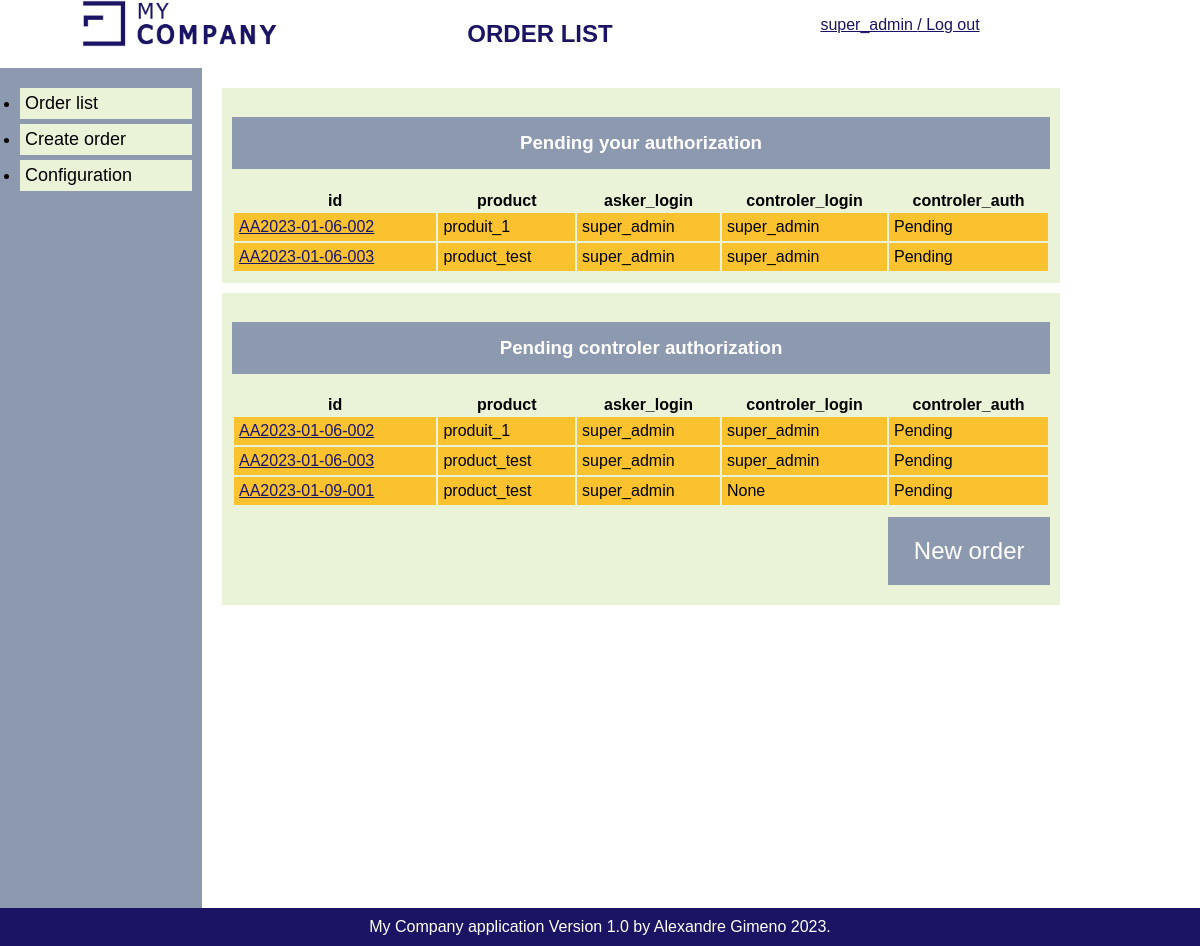
Page /order/ (signed in) on the earlier database version.
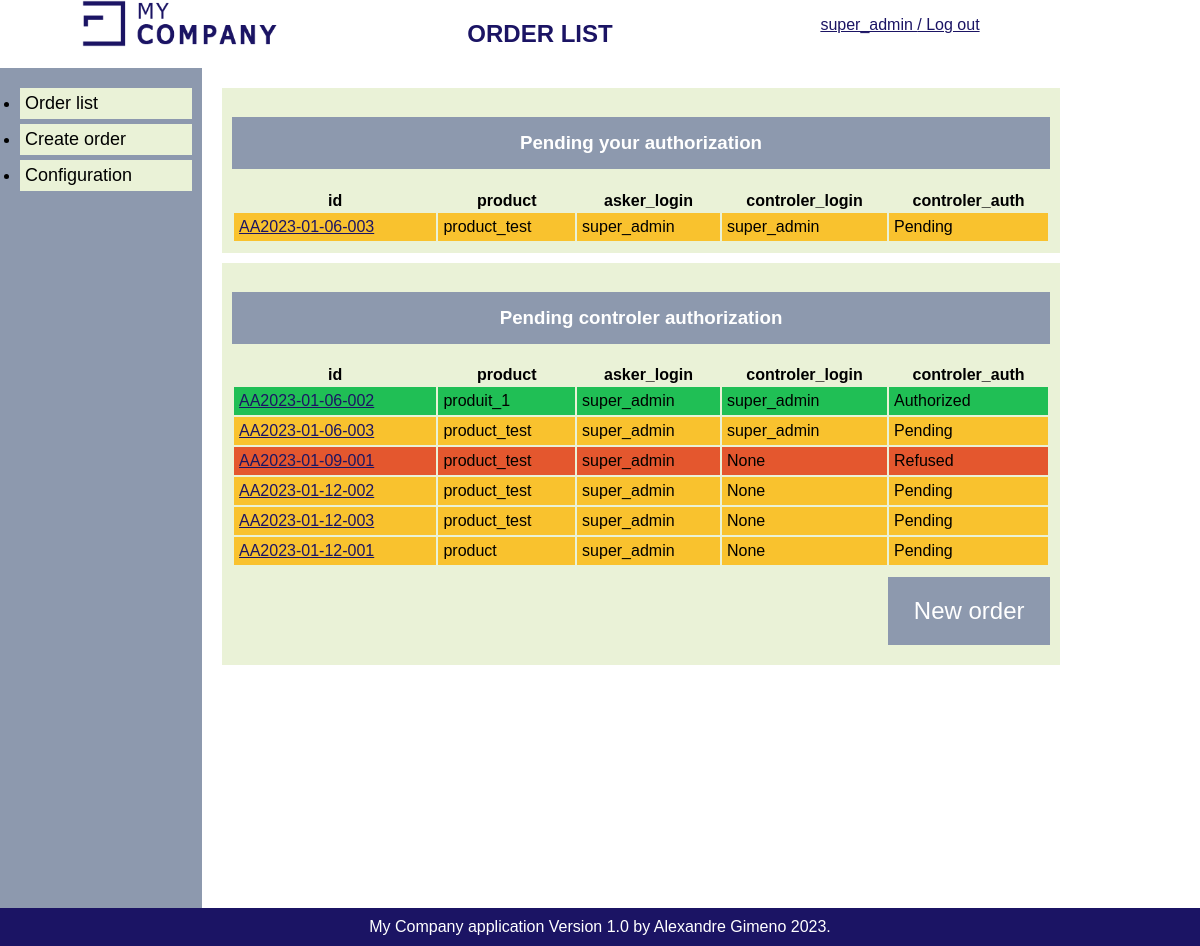
Same page on the later database version.
### purchases_auth/models.py (models this page shows, shortened)
class Order(models.Model):
    class auth_status(models.TextChoices):
        AUTHORIZED = 'Authorized'
        REFUSED = 'Refused'
        PENDING = 'Pending'
    order_id = models.fields.CharField(max_length=17, unique=True)
    date = models.fields.DateField(auto_now=True)
    asker_login = models.ForeignKey(settings.AUTH_USER_MODEL, on_delete=models.CASCADE)
    purchase_type = models.ForeignKey(Purchase_type, on_delete=models.CASCADE)
    branch = models.ForeignKey(Branch, on_delete=models.CASCADE)
    process = models.ForeignKey(Process, on_delete=models.CASCADE)
    payment_method = models.ForeignKey(Payment_method, on_delete=models.CASCADE)
    product = models.fields.CharField(max_length=17)
    price = models.fields.IntegerField()
    asker_comment = models.fields.TextField(max_length = 100, blank=True)
    vendor = models.fields.CharField(max_length=17)
    unit_price = models.fields.IntegerField(blank=True)
    delivery_date = models.fields.DateField()
    controler_login = models.ForeignKey(User, null=True, on_delete=models.CASCADE, related_name='order_controler')
    controler_auth = models.fields.CharField(choices=auth_status.choices, default=auth_status.PENDING, max_length=10)
    controler_comment = models.fields.TextField(max_length = 100, blank=True)

### authentication/models.py (models this page shows)
class User(AbstractUser):
    def __str__(self):
        return f'{self.username}'

### purchases_auth/views.py (the view)
# urls.py: path('order/', views.order_list, name='order-list'),
@login_required
def order_list(request):
    asker_order =Order.objects.filter(asker_login=request.user.id)
    controler_order =Order.objects.filter(controler_login=request.user.id, controler_auth="Pending")
    return render(request,
    'purchases_auth/order.html',
    {'asker_order': asker_order, 'controler_order': controler_order})

### purchases_auth/templates/purchases_auth/order.html (shortened to what this page needs)
{% extends 'base.html' %}
{% block title %}ORDER LIST{% endblock %}
{% block content %}
<div class="orders-list">
    <div>
        <div class="box">
            <h3>Pending your authorization</h3>
            <table>
                <thead>
                    {% if controler_order %}
                    <tr>
                        <th>id</th>
                        <th>product</th>
                        <th>asker_login</th>
                        <th>controler_login</th>
                        <th>controler_auth</th>
                    </tr>
                    {% endif %}
                </thead>
                <tbody>
                    {% for controler_order in controler_order %}
                    <tr value="{{ controler_order.controler_auth }}">
                        <td><a href="{% url 'order-detail' controler_order.id %}">{{ controler_order.order_id }}</td>
                        <td>{{ controler_order.product }}</td>
                        <td>{{ controler_order.asker_login }}</td>
                        <td>{{ controler_order.controler_login }}</td>
                        <td>{{ controler_order.controler_auth }}</td>
                    </tr>
                    {% endfor %}
                </tbody>
            </table>
        </div>
        <div class="box">
            <h3>Pending controler authorization</h3>
            <table>
                <thead>
                    {% if asker_order %}
                    <tr>
                        <th>id</th>
                        <th>product</th>
                        <th>asker_login</th>
                        <th>controler_login</th>
                        <th>controler_auth</th>
                    </tr>
                    {% endif %}
                </thead>
                <tbody>
                    {% for asker_order in asker_order %}
                    <tr value="{{ asker_order.controler_auth }}">
                        <td><a href="{% url 'order-detail' asker_order.id %}">{{ asker_order.order_id }}</a></td>
                        <td>{{ asker_order.product }}</td>
                        <td>{{ asker_order.asker_login }}</td>
                        <td>{{ asker_order.controler_login }}</td>
                        <td>{{ asker_order.controler_auth }}</td>
                    </tr>
                    {% endfor %}
                </tbody>
            </table>
            <div class="box-new-btn">
                <a href="{% url 'order-create' %}"><button class="new-btn">New order</button></a></td>
            </div>
        </div>
    </div>
</div>
{% endblock %}

Differences in the rows shown:
no longer on one of the page's lists (row edited): Order: order_id "AA2023-01-06-002", product "produit_1", asker_login "super_admin", controler_login "super_admin", controler_auth "Pending"
changed Order "AA2023-01-06-002": controler_auth "Pending" → "Authorized"
changed Order "AA2023-01-09-001": controler_auth "Pending" → "Refused"
added Order: order_id "AA2023-01-12-002", product "product_test", asker_login "super_admin", controler_login "None", controler_auth "Pending", shown under "Pending controler authorization"
added Order: order_id "AA2023-01-12-003", product "product_test", asker_login "super_admin", controler_login "None", controler_auth "Pending", shown under "Pending controler authorization"
added Order: order_id "AA2023-01-12-001", product "product", asker_login "super_admin", controler_login "None", controler_auth "Pending", shown under "Pending controler authorization"
